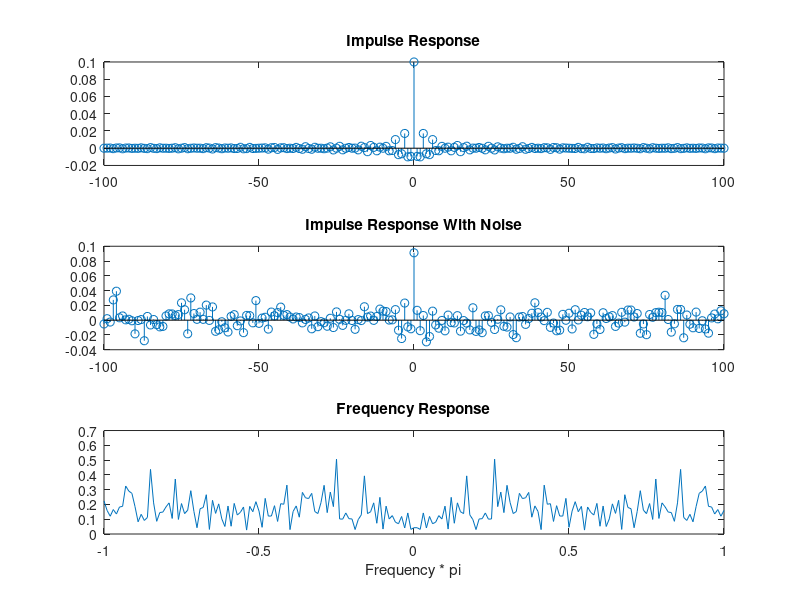

MATLAB code to generate this figure:
clc
clear
close all

n=-100:100;
w0=0.33*2*pi;
w=0.05*2*pi;

bn=(2*w/pi)*(sin(w*n)./(pi*n)).*cos(w0*n);
bn(101)=w/pi;%Hopital

NoiseBn=awgn(bn,40);

subplot(3,1,1),stem(n,bn);
title('Impulse Response')
subplot(3,1,2),stem(n,NoiseBn)
title('Impulse Response With Noise')

 Hw=fft(NoiseBn);

f=-1:1/((length(Hw)-1)/2):1;
subplot(3,1,3), plot(f,abs(Hw))
title('Frequency Response')
xlabel('Frequency * pi')